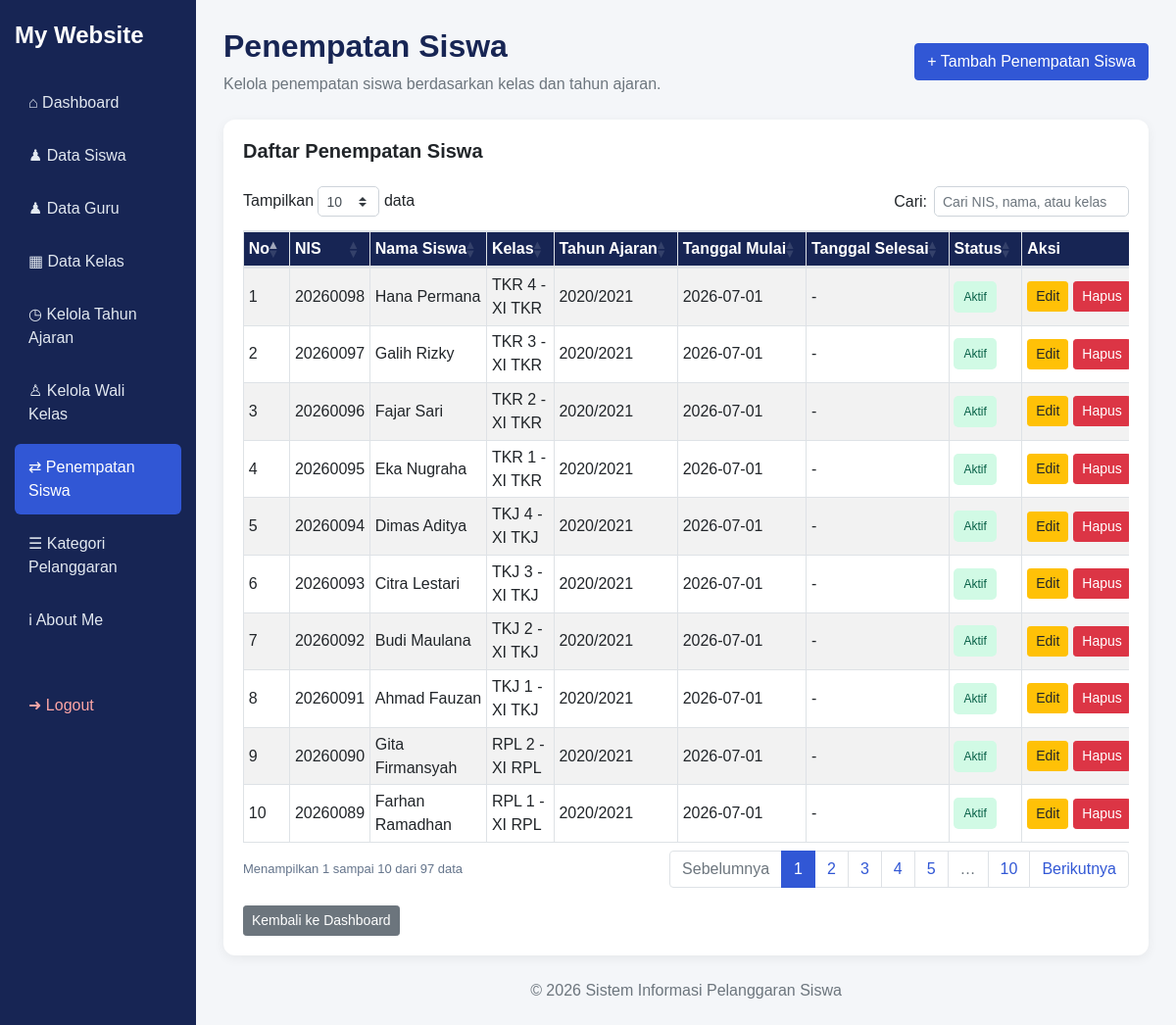
The app's page /kelola_penempatan_siswa.php (signed in) with its own data.
### tables this page shows
CREATE TABLE `t_kelas_siswa` (
  `id` int(11) NOT NULL,
  `siswa_id` int(11) DEFAULT NULL,
  `tahun_ajaran_id` int(11) DEFAULT NULL,
  `kelas_id` int(11) DEFAULT NULL,
  `tanggal_mulai` date NOT NULL,
  `tanggal_selesai` date NOT NULL,
  `status_aktif` tinyint(1) NOT NULL,
  `created_at` timestamp NOT NULL DEFAULT current_timestamp(),
  `updated_at` timestamp NOT NULL DEFAULT current_timestamp()
);

CREATE TABLE `t_siswa` (
  `id` int(11) NOT NULL,
  `nis` varchar(30) DEFAULT NULL,
  `nisn` varchar(20) NOT NULL,
  `nama` varchar(150) DEFAULT NULL,
  `jenis_kelamin` char(1) NOT NULL,
  `tanggal_lahir` date NOT NULL,
  `alamat` text NOT NULL,
  `status_aktif` tinyint(1) NOT NULL,
  `created_at` timestamp NOT NULL DEFAULT current_timestamp(),
  `updated_at` timestamp NOT NULL DEFAULT current_timestamp()
);

CREATE TABLE `t_kelas` (
  `id` int(11) NOT NULL,
  `nama` varchar(100) DEFAULT NULL,
  `tingkat` varchar(20) NOT NULL,
  `jurusan` varchar(100) NOT NULL,
  `status_aktif` tinyint(1) NOT NULL,
  `created_at` timestamp NOT NULL DEFAULT current_timestamp(),
  `updated_at` timestamp NOT NULL DEFAULT current_timestamp()
);

CREATE TABLE `t_tahun_ajaran` (
  `id` int(11) NOT NULL,
  `nama` varchar(20) DEFAULT NULL,
  `tanggal_mulai` date NOT NULL,
  `tanggal_selesai` date NOT NULL,
  `status_aktif` tinyint(1) NOT NULL,
  `created_at` timestamp NOT NULL DEFAULT current_timestamp(),
  `updated_at` timestamp NOT NULL DEFAULT current_timestamp()
);

### kelola_penempatan_siswa.php (the view, shortened to what this page needs)
<?php
function e($nilai) {
    return htmlspecialchars(
        (string)($nilai ?? '-'),
        ENT_QUOTES,
        'UTF-8'
    );
}
$sql = "SELECT
            ks.*,
            s.nis,
            s.nama AS nama_siswa,
            k.nama AS nama_kelas,
            k.tingkat,
            k.jurusan,
            ta.nama AS tahun_ajaran
        FROM t_kelas_siswa ks
        LEFT JOIN t_siswa s ON ks.siswa_id = s.id
        LEFT JOIN t_kelas k ON ks.kelas_id = k.id
        LEFT JOIN t_tahun_ajaran ta
            ON ks.tahun_ajaran_id = ta.id
        ORDER BY ks.id DESC";
$hasil = mysqli_query($koneksi, $sql);
?>
<!DOCTYPE html>
<html lang="id">
<head>
    <link
        rel="stylesheet"
        href="https://cdn.jsdelivr.net/npm/bootstrap@4.6.2/dist/css/bootstrap.min.css">
    <link
        rel="stylesheet"
        href="https://cdn.datatables.net/1.13.8/css/dataTables.bootstrap4.min.css">
</head>
<body>
<div class="container-fluid">
    <div class="row">
        <aside class="col-md-3 col-lg-2 sidebar">
            <h4>My Website</h4>
            <ul class="nav nav-pills flex-column">
                <li class="nav-item">
                    <a href="dashboard.php" class="nav-link">
                        &#8962; Dashboard
                    </a>
                </li>
                <li class="nav-item">
                    <a href="kelola_siswa.php" class="nav-link">
                      ♟ Data Siswa
                    </a>
                </li>
                <li class="nav-item">
                    <a href="kelola_guru.php" class="nav-link">
                     ♟ Data Guru
                    </a>
                </li>
                <li class="nav-item">
                    <a href="kelola_kelas.php" class="nav-link">
                        &#9638; Data Kelas
                    </a>
                </li>
                <li class="nav-item">
                    <a href="kelola_tahun_ajaran.php" class="nav-link">
                        &#9719; Kelola Tahun Ajaran
                    </a>
                </li>
                <li class="nav-item">
                    <a href="kelola_wali_kelas.php" class="nav-link">
                        &#9817; Kelola Wali Kelas
                    </a>
                </li>
                <li class="nav-item">
                    <a href="kelola_penempatan_siswa.php"
                       class="nav-link active">
                        &#8644; Penempatan Siswa
                    </a>
                </li>
                <li class="nav-item">
                    <a href="kelola_kategori_pelanggaran.php"
                       class="nav-link">
                        &#9776; Kategori Pelanggaran
                    </a>
                </li>
                <li class="nav-item">
                    <a href="tentang_saya.php" class="nav-link">
                        &#8505; About Me
                    </a>
                </li>
                <li class="nav-item">
                    <a href="logout.php"
                       class="nav-link logout"
                       onclick="return confirm('Yakin ingin logout?')">
                        &#10140; Logout
                    </a>
                </li>
            </ul>
        </aside>
        <main class="col-md-9 col-lg-10 content">
            <div class="d-flex flex-wrap justify-content-between
                        align-items-center mb-4">
                <div>
                    <h2 class="page-title">Penempatan Siswa</h2>
                    <p class="text-muted mb-0">
                        Kelola penempatan siswa berdasarkan kelas
                        dan tahun ajaran.
                    </p>
                </div>
                <a href="tambah_penempatan_siswa.php"
                   class="btn btn-primary mt-3 mt-md-0">
                    + Tambah Penempatan Siswa
                </a>
            </div>
            <div class="card card-main">
                <div class="card-body">
                    <h5 class="font-weight-bold mb-3">
                        Daftar Penempatan Siswa
                    </h5>
                    <div class="table-responsive">
                        <table id="tabelPenempatan"
                               class="table table-bordered table-striped
                                      table-hover table-sm"
                               style="width:100%">
                            <thead>
                                <tr>
                                    <th>No</th>
                                    <th>NIS</th>
                                    <th>Nama Siswa</th>
                                    <th>Kelas</th>
                                    <th>Tahun Ajaran</th>
                                    <th>Tanggal Mulai</th>
                                    <th>Tanggal Selesai</th>
                                    <th>Status</th>
                                    <th>Aksi</th>
                                </tr>
                            </thead>
                            <tbody>
                            <?php
                            $no = 1;
                            if (mysqli_num_rows($hasil) > 0) {
                                while ($data = mysqli_fetch_assoc($hasil)) {
                            ?>
                                <tr>
                                    <td><?= $no++ ?></td>
                                    <td>
                                        <?= e($data['nis']) ?>
                                    </td>
                                    <td>
                                        <?= e($data['nama_siswa']) ?>
                                    </td>
                                    <td>
                                        <?= e($data['nama_kelas']) ?>
                                        -
                                        <?= e($data['tingkat']) ?>
                                        <?= e($data['jurusan']) ?>
                                    </td>
                                    <td>
                                        <?= e($data['tahun_ajaran']) ?>
                                    </td>
                                    <td>
                                        <?= e($data['tanggal_mulai']) ?>
                                    </td>
                                    <td>
                                        <?php
                                        $tglSelesai = $data['tanggal_selesai'] ?? '';
                                        echo in_array($tglSelesai, ['', '0000-00-00', '9999-12-31'], true)
                                            ? '-'
                                            : e($tglSelesai);
                                        ?>
                                    </td>
                                    <td>
                                        <?php
                                        if ((int)($data['status_aktif'] ?? 0) === 1) {
                                        ?>
                                            <span class="badge-status status-aktif">
                                                Aktif
                                            </span>
                                        <?php
                                        } else {
                                        ?>
                                            <span class="badge-status status-nonaktif">
                                                Tidak Aktif
                                            </span>
                                        <?php
                                        }
                                        ?>
                                    </td>
                                    <td>
                                        <div class="action-buttons">
                                            <a
                                                href="edit_penempatan.php?id=<?= (int)$data['id'] ?>"
                                                class="btn btn-warning btn-sm">
                                                Edit
                                            </a>
                                            <a
                                                href="hapus_penempatan.php?id=<?= (int)$data['id'] ?>"
                                                class="btn btn-danger btn-sm"
                                                onclick="return confirm('Yakin ingin menghapus data penempatan ini?')">
                                                Hapus
                                            </a>
                                        </div>
                                    </td>
                                </tr>
                            <?php
                                }
                            }
                            ?>
                            </tbody>
                        </table>
                    </div>
                    <a href="dashboard.php"
                       class="btn btn-secondary btn-sm mt-3">
                        Kembali ke Dashboard
                    </a>
                </div>
            </div>
            <p class="text-muted text-center mt-4">
                &copy; <?= date('Y') ?>
                Sistem Informasi Pelanggaran Siswa
            </p>
        </main>
    </div>
</div>
</body>
</html>

### kelola_penempatan_siswa.php (style rules this page uses)
body { background: #f4f6f9; font-family: Arial, sans-serif; margin: 0; }
.sidebar { background: #172554; color: white; min-height: 100vh; padding: 22px 15px; }
.sidebar h4 { font-weight: bold; margin-bottom: 30px; }
.sidebar .nav-link { color: #e2e8f0; padding: 12px 14px; margin-bottom: 6px; border-radius: 6px; transition: 0.2s; }
.sidebar .nav-link.active { background: #3157d5; color: white; }
.sidebar .logout { color: #fca5a5; }
.content { padding: 28px; }
.page-title { color: #172554; font-weight: bold; margin-bottom: 8px; }
.card-main { background: white; border: none; border-radius: 12px; box-shadow: 0 3px 12px rgba(0, 0, 0, 0.06); }
.table thead th { background: #172554; color: white; white-space: nowrap; vertical-align: middle; }
.table td { vertical-align: middle; }
.table-responsive { overflow-x: auto; }
.btn-primary { background: #3157d5; border-color: #3157d5; }
.action-buttons { display: flex; gap: 5px; white-space: nowrap; }
.badge-status { display: inline-block; padding: 7px 10px; border-radius: 5px; font-size: 12px; }
.status-aktif { background: #d1fae5; color: #065f46; }

### records on screen
t_kelas_siswa: siswa.nis "20260098", siswa.nama "Hana Permana", kelas.nama "TKR 4", kelas.tingkat "XI", kelas.jurusan "TKR", tahun_ajaran.nama "2020/2021", tanggal_mulai "2026-07-01", status_aktif "Aktif"
t_kelas_siswa: siswa.nis "20260097", siswa.nama "Galih Rizky", kelas.nama "TKR 3", kelas.tingkat "XI", kelas.jurusan "TKR", tahun_ajaran.nama "2020/2021", tanggal_mulai "2026-07-01", status_aktif "Aktif"
t_kelas_siswa: siswa.nis "20260096", siswa.nama "Fajar Sari", kelas.nama "TKR 2", kelas.tingkat "XI", kelas.jurusan "TKR", tahun_ajaran.nama "2020/2021", tanggal_mulai "2026-07-01", status_aktif "Aktif"
t_kelas_siswa: siswa.nis "20260095", siswa.nama "Eka Nugraha", kelas.nama "TKR 1", kelas.tingkat "XI", kelas.jurusan "TKR", tahun_ajaran.nama "2020/2021", tanggal_mulai "2026-07-01", status_aktif "Aktif"
t_kelas_siswa: siswa.nis "20260094", siswa.nama "Dimas Aditya", kelas.nama "TKJ 4", kelas.tingkat "XI", kelas.jurusan "TKJ", tahun_ajaran.nama "2020/2021", tanggal_mulai "2026-07-01", status_aktif "Aktif"
t_kelas_siswa: siswa.nis "20260093", siswa.nama "Citra Lestari", kelas.nama "TKJ 3", kelas.tingkat "XI", kelas.jurusan "TKJ", tahun_ajaran.nama "2020/2021", tanggal_mulai "2026-07-01", status_aktif "Aktif"
t_kelas_siswa: siswa.nis "20260092", siswa.nama "Budi Maulana", kelas.nama "TKJ 2", kelas.tingkat "XI", kelas.jurusan "TKJ", tahun_ajaran.nama "2020/2021", tanggal_mulai "2026-07-01", status_aktif "Aktif"
t_kelas_siswa: siswa.nis "20260091", siswa.nama "Ahmad Fauzan", kelas.nama "TKJ 1", kelas.tingkat "XI", kelas.jurusan "TKJ", tahun_ajaran.nama "2020/2021", tanggal_mulai "2026-07-01", status_aktif "Aktif"
t_kelas_siswa: siswa.nis "20260090", siswa.nama "Gita Firmansyah", kelas.nama "RPL 2", kelas.tingkat "XI", kelas.jurusan "RPL", tahun_ajaran.nama "2020/2021", tanggal_mulai "2026-07-01", status_aktif "Aktif"
t_kelas_siswa: siswa.nis "20260089", siswa.nama "Farhan Ramadhan", kelas.nama "RPL 1", kelas.tingkat "XI", kelas.jurusan "RPL", tahun_ajaran.nama "2020/2021", tanggal_mulai "2026-07-01", status_aktif "Aktif"
